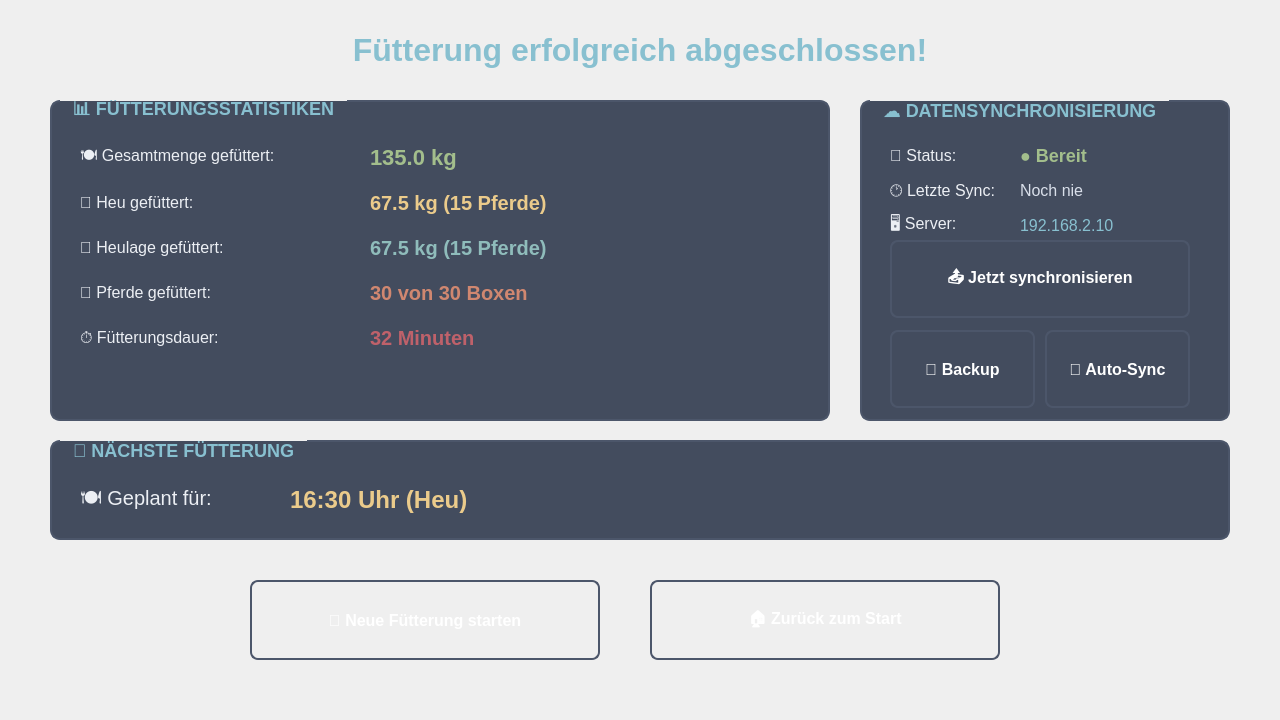
<?xml version="1.0" encoding="UTF-8"?>
<ui version="4.0">
 <class>Form</class>
 <widget class="QWidget" name="Form">
  <property name="geometry">
   <rect>
    <x>0</x>
    <y>0</y>
    <width>1280</width>
    <height>720</height>
   </rect>
  </property>
  <property name="windowTitle">
   <string>Fütterung Abgeschlossen</string>
  </property>
  <property name="styleSheet">
   <string notr="true">QWidget {
    background: qlineargradient(x1: 0, y1: 0, x2: 0, y2: 1,
                                stop: 0 #2E3440, stop: 1 #3B4252);
    color: #D8DEE9;
    font-family: &quot;Segoe UI&quot;, Arial, sans-serif;
}

QGroupBox {
    background-color: #434C5E;
    border: 2px solid #4C566A;
    border-radius: 10px;
    font-size: 18px;
    font-weight: bold;
    color: #88C0D0;
    padding-top: 15px;
}

QGroupBox::title {
    subcontrol-origin: margin;
    left: 10px;
    padding: 0 10px 0 10px;
}

QLabel {
    font-size: 16px;
    color: #ECEFF4;
    background: transparent;
}

.value-label {
    font-size: 20px;
    font-weight: bold;
    color: #A3BE8C;
    background: transparent;
}

.title-label {
    font-size: 28px;
    font-weight: bold;
    color: #88C0D0;
    background: transparent;
}

QPushButton {
    background: qlineargradient(x1: 0, y1: 0, x2: 0, y2: 1,
                                stop: 0 #5E81AC, stop: 1 #4C566A);
    border: 2px solid #4C566A;
    border-radius: 8px;
    color: white;
    font-size: 16px;
    font-weight: bold;
    padding: 12px;
    min-height: 50px;
}

QPushButton:hover {
    background: qlineargradient(x1: 0, y1: 0, x2: 0, y2: 1,
                                stop: 0 #81A1C1, stop: 1 #5E81AC);
    border-color: #88C0D0;
}

QPushButton:pressed {
    background: qlineargradient(x1: 0, y1: 0, x2: 0, y2: 1,
                                stop: 0 #4C566A, stop: 1 #2E3440);
}

.success-button {
    background: qlineargradient(x1: 0, y1: 0, x2: 0, y2: 1,
                                stop: 0 #A3BE8C, stop: 1 #8FBCBB);
}

.sync-button {
    background: qlineargradient(x1: 0, y1: 0, x2: 0, y2: 1,
                                stop: 0 #EBCB8B, stop: 1 #D08770);
}</string>
  </property>
  <widget class="QLabel" name="label_titel">
   <property name="geometry">
    <rect>
     <x>50</x>
     <y>20</y>
     <width>1180</width>
     <height>60</height>
    </rect>
   </property>
   <property name="styleSheet">
    <string>font-size: 32px; font-weight: bold; color: #88C0D0;</string>
   </property>
   <property name="text">
    <string>Fütterung erfolgreich abgeschlossen!</string>
   </property>
   <property name="alignment">
    <set>Qt::AlignCenter</set>
   </property>
  </widget>
  <widget class="QGroupBox" name="group_statistiken">
   <property name="geometry">
    <rect>
     <x>50</x>
     <y>100</y>
     <width>780</width>
     <height>321</height>
    </rect>
   </property>
   <property name="title">
    <string>📊 FÜTTERUNGSSTATISTIKEN</string>
   </property>
   <widget class="QLabel" name="label_gesamtmenge_text">
    <property name="geometry">
     <rect>
      <x>30</x>
      <y>40</y>
      <width>280</width>
      <height>35</height>
     </rect>
    </property>
    <property name="text">
     <string>🍽️ Gesamtmenge gefüttert:</string>
    </property>
   </widget>
   <widget class="QLabel" name="label_gesamtmenge_wert">
    <property name="geometry">
     <rect>
      <x>320</x>
      <y>40</y>
      <width>200</width>
      <height>35</height>
     </rect>
    </property>
    <property name="styleSheet">
     <string>font-size: 22px; font-weight: bold; color: #A3BE8C;</string>
    </property>
    <property name="text">
     <string>135.0 kg</string>
    </property>
   </widget>
   <widget class="QLabel" name="label_heu_text">
    <property name="geometry">
     <rect>
      <x>30</x>
      <y>85</y>
      <width>280</width>
      <height>35</height>
     </rect>
    </property>
    <property name="text">
     <string>🌾 Heu gefüttert:</string>
    </property>
   </widget>
   <widget class="QLabel" name="label_heu_wert">
    <property name="geometry">
     <rect>
      <x>320</x>
      <y>85</y>
      <width>400</width>
      <height>35</height>
     </rect>
    </property>
    <property name="styleSheet">
     <string>font-size: 20px; font-weight: bold; color: #EBCB8B;</string>
    </property>
    <property name="text">
     <string>67.5 kg (15 Pferde)</string>
    </property>
   </widget>
   <widget class="QLabel" name="label_heulage_text">
    <property name="geometry">
     <rect>
      <x>30</x>
      <y>130</y>
      <width>280</width>
      <height>35</height>
     </rect>
    </property>
    <property name="text">
     <string>🌿 Heulage gefüttert:</string>
    </property>
   </widget>
   <widget class="QLabel" name="label_heulage_wert">
    <property name="geometry">
     <rect>
      <x>320</x>
      <y>130</y>
      <width>400</width>
      <height>35</height>
     </rect>
    </property>
    <property name="styleSheet">
     <string>font-size: 20px; font-weight: bold; color: #8FBCBB;</string>
    </property>
    <property name="text">
     <string>67.5 kg (15 Pferde)</string>
    </property>
   </widget>
   <widget class="QLabel" name="label_pferde_text">
    <property name="geometry">
     <rect>
      <x>30</x>
      <y>175</y>
      <width>280</width>
      <height>35</height>
     </rect>
    </property>
    <property name="text">
     <string>🐴 Pferde gefüttert:</string>
    </property>
   </widget>
   <widget class="QLabel" name="label_pferde_wert">
    <property name="geometry">
     <rect>
      <x>320</x>
      <y>175</y>
      <width>300</width>
      <height>35</height>
     </rect>
    </property>
    <property name="styleSheet">
     <string>font-size: 20px; font-weight: bold; color: #D08770;</string>
    </property>
    <property name="text">
     <string>30 von 30 Boxen</string>
    </property>
   </widget>
   <widget class="QLabel" name="label_dauer_text">
    <property name="geometry">
     <rect>
      <x>30</x>
      <y>220</y>
      <width>280</width>
      <height>35</height>
     </rect>
    </property>
    <property name="text">
     <string>⏱️ Fütterungsdauer:</string>
    </property>
   </widget>
   <widget class="QLabel" name="label_dauer_wert">
    <property name="geometry">
     <rect>
      <x>320</x>
      <y>220</y>
      <width>200</width>
      <height>35</height>
     </rect>
    </property>
    <property name="styleSheet">
     <string>font-size: 20px; font-weight: bold; color: #BF616A;</string>
    </property>
    <property name="text">
     <string>32 Minuten</string>
    </property>
   </widget>
  </widget>
  <widget class="QGroupBox" name="group_sync">
   <property name="geometry">
    <rect>
     <x>860</x>
     <y>100</y>
     <width>370</width>
     <height>321</height>
    </rect>
   </property>
   <property name="title">
    <string>☁️ DATENSYNCHRONISIERUNG</string>
   </property>
   <widget class="QLabel" name="label_sync_status_text">
    <property name="geometry">
     <rect>
      <x>30</x>
      <y>40</y>
      <width>120</width>
      <height>30</height>
     </rect>
    </property>
    <property name="text">
     <string>📡 Status:</string>
    </property>
   </widget>
   <widget class="QLabel" name="label_sync_status_wert">
    <property name="geometry">
     <rect>
      <x>160</x>
      <y>40</y>
      <width>180</width>
      <height>30</height>
     </rect>
    </property>
    <property name="styleSheet">
     <string>font-size: 18px; font-weight: bold; color: #A3BE8C;</string>
    </property>
    <property name="text">
     <string>● Bereit</string>
    </property>
   </widget>
   <widget class="QLabel" name="label_last_sync_text">
    <property name="geometry">
     <rect>
      <x>30</x>
      <y>75</y>
      <width>120</width>
      <height>30</height>
     </rect>
    </property>
    <property name="text">
     <string>🕐 Letzte Sync:</string>
    </property>
   </widget>
   <widget class="QLabel" name="label_last_sync_wert">
    <property name="geometry">
     <rect>
      <x>160</x>
      <y>75</y>
      <width>180</width>
      <height>30</height>
     </rect>
    </property>
    <property name="styleSheet">
     <string>font-size: 16px; color: #D8DEE9;</string>
    </property>
    <property name="text">
     <string>Noch nie</string>
    </property>
   </widget>
   <widget class="QLabel" name="label_server_text">
    <property name="geometry">
     <rect>
      <x>30</x>
      <y>110</y>
      <width>120</width>
      <height>30</height>
     </rect>
    </property>
    <property name="text">
     <string>🖥️ Server:</string>
    </property>
   </widget>
   <widget class="QLabel" name="label_server_wert">
    <property name="geometry">
     <rect>
      <x>160</x>
      <y>110</y>
      <width>180</width>
      <height>30</height>
     </rect>
    </property>
    <property name="styleSheet">
     <string>font-size: 16px; color: #88C0D0;</string>
    </property>
    <property name="text">
     <string>192.168.2.10</string>
    </property>
   </widget>
   <widget class="QPushButton" name="btn_sync_now">
    <property name="geometry">
     <rect>
      <x>30</x>
      <y>140</y>
      <width>300</width>
      <height>78</height>
     </rect>
    </property>
    <property name="styleSheet">
     <string>sync-button</string>
    </property>
    <property name="text">
     <string>📤 Jetzt synchronisieren</string>
    </property>
   </widget>
   <widget class="QPushButton" name="btn_backup_local">
    <property name="geometry">
     <rect>
      <x>30</x>
      <y>230</y>
      <width>145</width>
      <height>78</height>
     </rect>
    </property>
    <property name="text">
     <string>💾 Backup</string>
    </property>
   </widget>
   <widget class="QPushButton" name="btn_auto_sync">
    <property name="geometry">
     <rect>
      <x>185</x>
      <y>230</y>
      <width>145</width>
      <height>78</height>
     </rect>
    </property>
    <property name="text">
     <string>🔄 Auto-Sync</string>
    </property>
   </widget>
  </widget>
  <widget class="QGroupBox" name="group_naechste">
   <property name="geometry">
    <rect>
     <x>50</x>
     <y>440</y>
     <width>1180</width>
     <height>100</height>
    </rect>
   </property>
   <property name="title">
    <string>⏰ NÄCHSTE FÜTTERUNG</string>
   </property>
   <widget class="QLabel" name="label_naechste_text">
    <property name="geometry">
     <rect>
      <x>30</x>
      <y>40</y>
      <width>200</width>
      <height>40</height>
     </rect>
    </property>
    <property name="styleSheet">
     <string>font-size: 20px;</string>
    </property>
    <property name="text">
     <string>🍽️ Geplant für:</string>
    </property>
   </widget>
   <widget class="QLabel" name="label_naechste_wert">
    <property name="geometry">
     <rect>
      <x>240</x>
      <y>40</y>
      <width>400</width>
      <height>40</height>
     </rect>
    </property>
    <property name="styleSheet">
     <string>font-size: 24px; font-weight: bold; color: #EBCB8B;</string>
    </property>
    <property name="text">
     <string>16:30 Uhr (Heu)</string>
    </property>
   </widget>
  </widget>
  <widget class="QPushButton" name="btn_neue_fuetterung">
   <property name="geometry">
    <rect>
     <x>250</x>
     <y>580</y>
     <width>350</width>
     <height>80</height>
    </rect>
   </property>
   <property name="styleSheet">
    <string>success-button</string>
   </property>
   <property name="text">
    <string>🔄 Neue Fütterung starten</string>
   </property>
  </widget>
  <widget class="QPushButton" name="btn_zum_start">
   <property name="geometry">
    <rect>
     <x>650</x>
     <y>580</y>
     <width>350</width>
     <height>80</height>
    </rect>
   </property>
   <property name="text">
    <string>🏠 Zurück zum Start</string>
   </property>
  </widget>
 </widget>
 <resources/>
 <connections/>
</ui>
